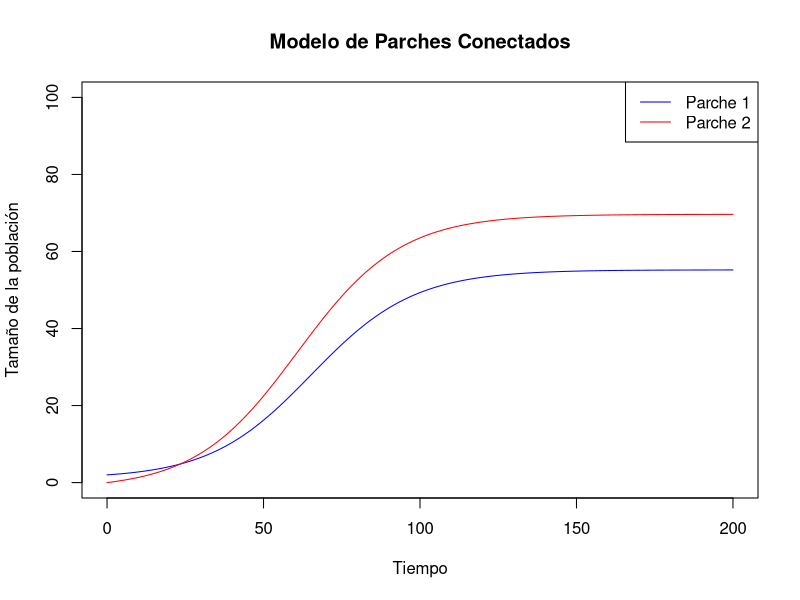

Write the R code that produced this figure.
# Parameters
r <- 0.1       # Intrinsic growth rate
K <- 100       # Carrying capacity
m1 <- 0.05      # Extinction rate
m2 <- 0.02      # Migration rate

# Initial population sizes in two patches
N10 <- 2
N20 <- 0

# Time step and total time
dt <- 0.1
total_time <- 200

# Simulation loop
time <- seq(0, total_time, by = dt)
N1 <- numeric(length(time))
N2 <- numeric(length(time))
N1[1] <- N10
N2[1] <- N20

for (i in 2:length(time)) {
  dN1_dt <- r * N1[i - 1] * (1 - N1[i - 1] / K) - m1 * N1[i - 1] + m2 * (N2[i - 1] - N1[i - 1])
  dN2_dt <- r * N2[i - 1] * (1 - N2[i - 1] / K) - m2 * N2[i - 1] + m1 * (N1[i - 1] - N2[i - 1])
  
  N1[i] <- N1[i - 1] + dN1_dt * dt
  N2[i] <- N2[i - 1] + dN2_dt * dt
  
  # Ensure populations stay within bounds
  N1[i] <- pmax(0, pmin(K, N1[i]))
  N2[i] <- pmax(0, pmin(K, N2[i]))
}

# Plot the results
plot(time, N1, type = "l", xlab = "Tiempo", ylab = "Tamaño de la población", col = "blue", main = "Modelo de Parches Conectados",
     ylim = c(0, 100))
lines(time, N2, col = "red")
legend("topright", legend = c("Parche 1", "Parche 2"), col = c("blue", "red"), lty = 1)
